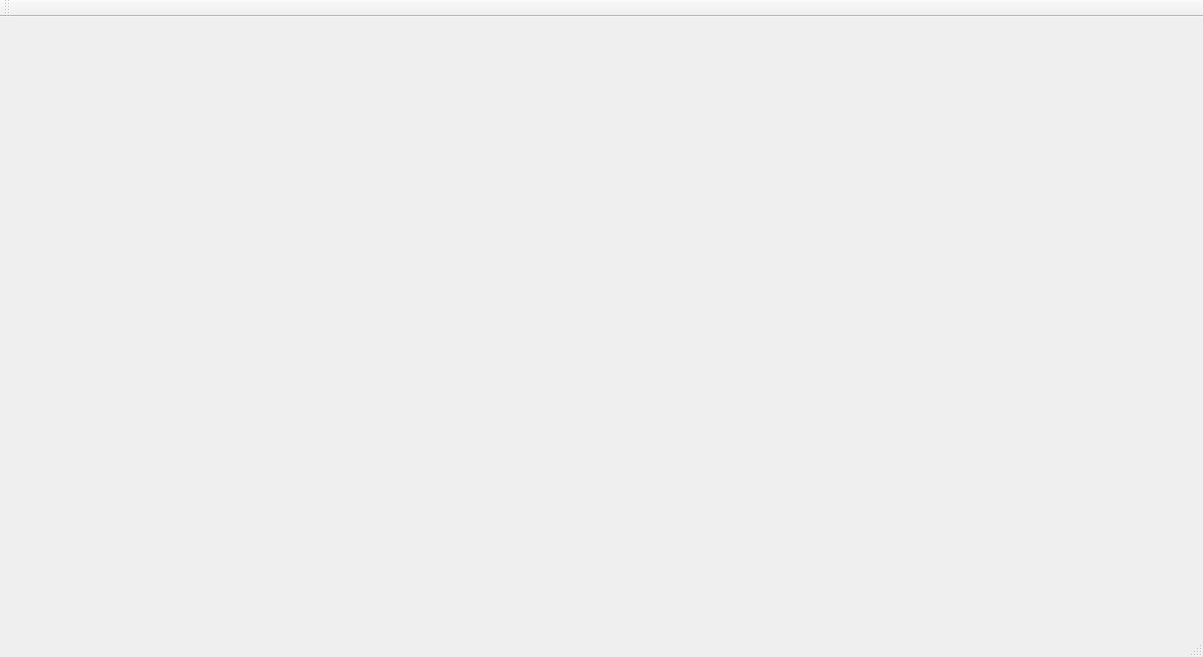
<?xml version="1.0" encoding="UTF-8"?>
<ui version="4.0">
 <class>MainWindow</class>
 <widget class="QMainWindow" name="MainWindow">
  <property name="geometry">
   <rect>
    <x>0</x>
    <y>0</y>
    <width>1203</width>
    <height>657</height>
   </rect>
  </property>
  <property name="windowTitle">
   <string>MainWindow</string>
  </property>
  <widget class="QWidget" name="centralWidget"/>
  <widget class="QMenuBar" name="menuBar">
   <property name="geometry">
    <rect>
     <x>0</x>
     <y>0</y>
     <width>1203</width>
     <height>16</height>
    </rect>
   </property>
  </widget>
  <widget class="QToolBar" name="mainToolBar">
   <attribute name="toolBarArea">
    <enum>TopToolBarArea</enum>
   </attribute>
   <attribute name="toolBarBreak">
    <bool>false</bool>
   </attribute>
  </widget>
  <widget class="QStatusBar" name="statusBar"/>
 </widget>
 <layoutdefault spacing="6" margin="11"/>
 <resources/>
 <connections/>
</ui>
